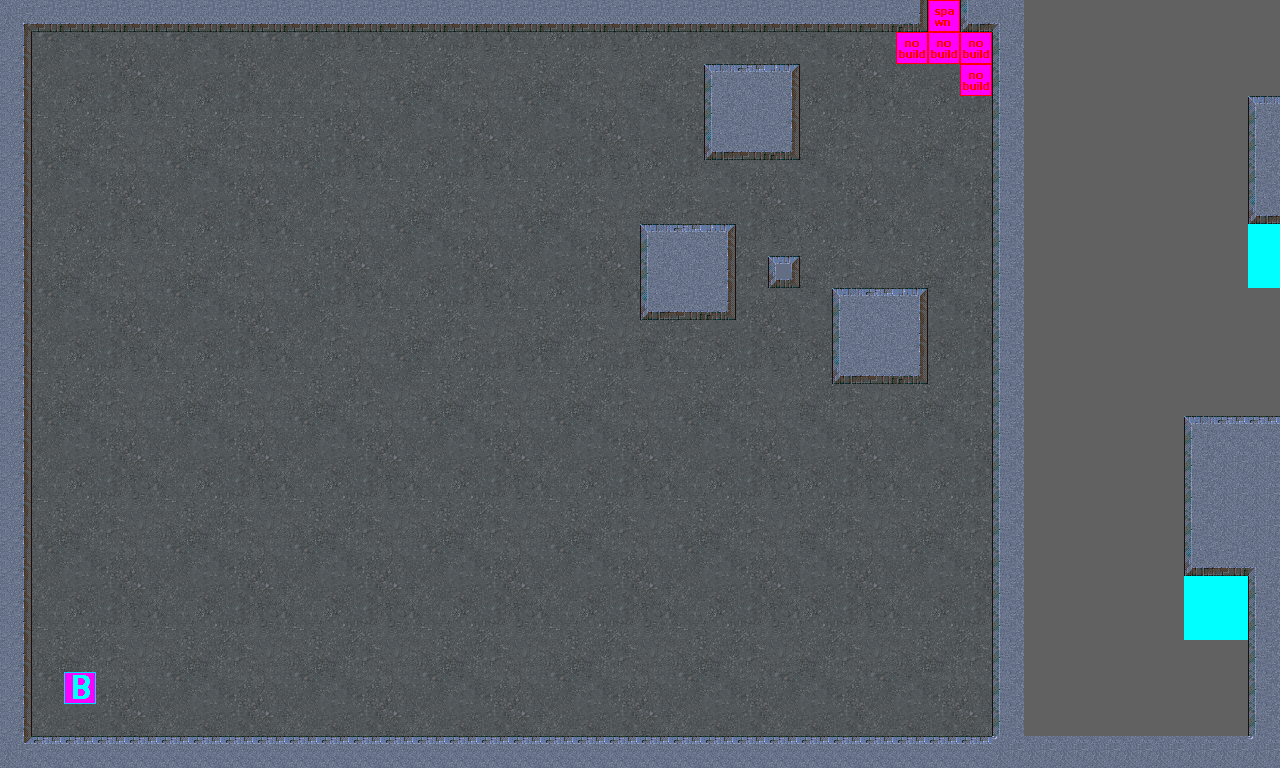

Below is a game level as drawn by its tile map, then a one-line description and the .tmx that defines it (tile-layer data replaced by summaries):
An orthogonal 40x24 tile map with 32x32 px tiles, 2 tile layers (Bg, Spawns), 2 tilesets.

<map version="1.0" orientation="orthogonal" width="40" height="24" tilewidth="32" tileheight="32">
 <tileset firstgid="1" source="bg2.tsx" />
 <tileset firstgid="257" source="spawns.tsx" />
 <layer name="Bg" width="40" height="24">
  <data>[960 cells, 960 non-empty, 33 distinct tile ids]</data>
 </layer>
 <layer name="Spawns" width="40" height="24">
  <data>[960 cells, 34 non-empty, 13 distinct tile ids]</data>
 </layer>
</map>